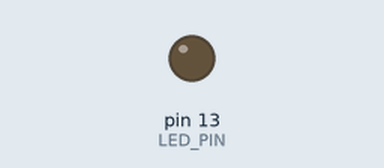
Bench run of a sketch on a simulated Arduino Uno, built with avr-gcc and run on an emulated ATmega328P. Shown: output pins drawn as LEDs (lit = HIGH).

Above: at 0.7 s.
At 2.65 s:
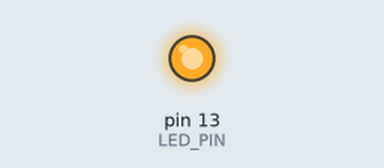
Timing chart, 0 to 3.0 s (numbered marks = the images above):
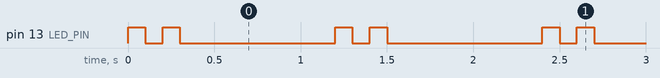

The sketch:

sketch.ino
```cpp
// Based on the code at: http://inotool.org/quickstart

// This pin is an excellent choice for a "heartbeat" diode, because there's
// actually a built-in diode connected to this pin on the board.
#define LED_PIN 13

void setup()
{
    pinMode(LED_PIN, OUTPUT);
}

void loop()
{
    digitalWrite(LED_PIN, HIGH);
    delay(100);
    digitalWrite(LED_PIN, LOW);
    delay(100);
    digitalWrite(LED_PIN, HIGH);
    delay(100);
    digitalWrite(LED_PIN, LOW);
    delay(900);
}
```

Measured:
- by itself, pin 13 (LED_PIN): repeats every 1.2 s: LOW 0.10 s, HIGH 0.10 s, LOW 0.90 s, HIGH 0.10 s
- by itself, everything shown: repeats every 1.2 s, in 4 steps
